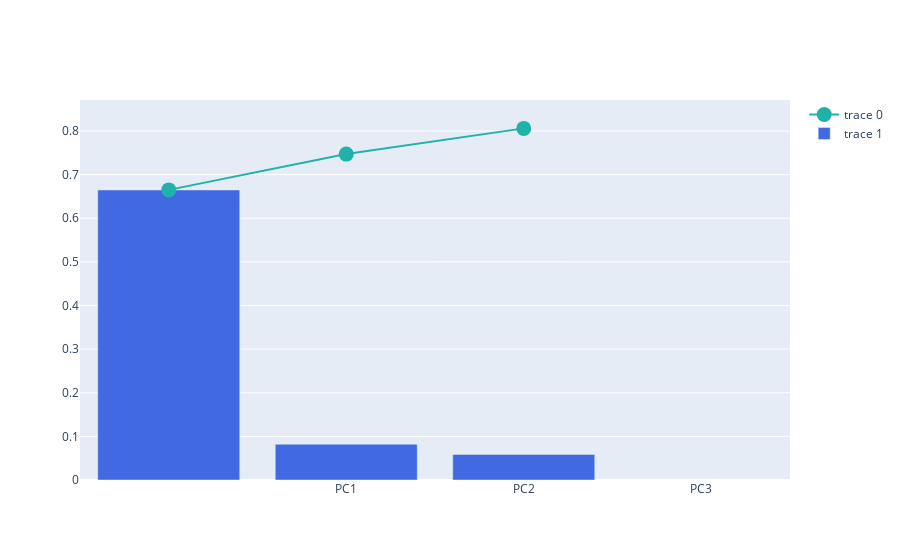

Notebook cell for this chart:
### Code cell
import plotly.graph_objects as go

fig = go.Figure()

fig.add_trace(
    go.Scatter(
        x=df_explained_variance['PC'],
        y=df_explained_variance['Cumulative Variance'],
        marker=dict(size=15, color="LightSeaGreen")
    ))

fig.add_trace(
    go.Bar(
        x=df_explained_variance['PC'],
        y=df_explained_variance['Explained Variance'],
        marker=dict(color="RoyalBlue")
    ))

fig.show()

### Figure 1 — Plotly figure (JSON) as saved in the notebook; plotly's stock layout.template omitted (floating-point values rounded to 4 significant figures)
{"data": [{"marker": {"color": "LightSeaGreen", "size": 15}, "type": "scatter", "x": ["", "PC1", "PC2", "PC3"], "y": [0.665, 0.747, 0.806, null]}, {"marker": {"color": "RoyalBlue"}, "type": "bar", "x": ["", "PC1", "PC2", "PC3"], "y": [0.6648, 0.082, 0.05873, null]}], "layout": {}}
